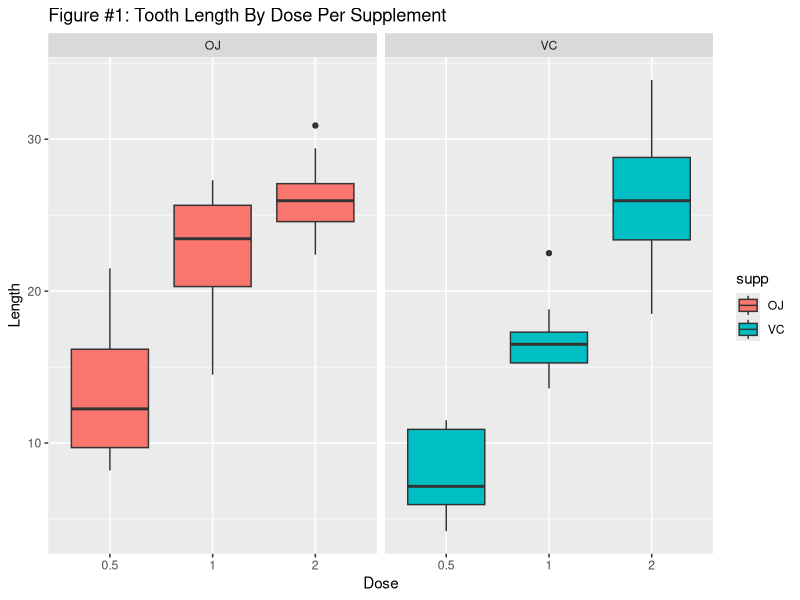

Recreate this plot in R.
## ---- chunk 1
library(tidyverse)
data("ToothGrowth")
str(ToothGrowth)
head(ToothGrowth)
summary(ToothGrowth)
## ---- chunk 2
ToothGrowth %>% ggplot(aes(as.factor(dose),len, fill = supp)) +
        facet_grid(.~ supp) +
        geom_boxplot() +
        labs(x = "Dose", y = "Length") +
        ggtitle("Figure #1: Tooth Length By Dose Per Supplement")
